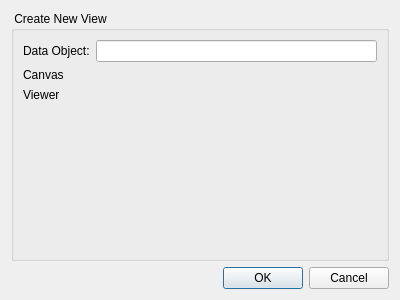
<?xml version="1.0" encoding="UTF-8"?>
<ui version="4.0">
 <class>NewViewDialog</class>
 <widget class="QDialog" name="NewViewDialog">
  <property name="geometry">
   <rect>
    <x>0</x>
    <y>0</y>
    <width>400</width>
    <height>300</height>
   </rect>
  </property>
  <property name="windowTitle">
   <string>Dialog</string>
  </property>
  <layout class="QVBoxLayout" name="verticalLayout">
   <item>
    <widget class="QGroupBox" name="groupBox">
     <property name="title">
      <string> Create New View </string>
     </property>
     <layout class="QGridLayout" name="gridLayout">
      <item row="1" column="1">
       <widget class="QWidget" name="widget" native="true"/>
      </item>
      <item row="2" column="1">
       <widget class="QWidget" name="widget_2" native="true"/>
      </item>
      <item row="0" column="0">
       <widget class="QLabel" name="label">
        <property name="text">
         <string>Data Object:</string>
        </property>
       </widget>
      </item>
      <item row="1" column="0">
       <widget class="QLabel" name="label_2">
        <property name="text">
         <string>Canvas</string>
        </property>
       </widget>
      </item>
      <item row="2" column="0">
       <widget class="QLabel" name="label_3">
        <property name="text">
         <string>Viewer</string>
        </property>
       </widget>
      </item>
      <item row="0" column="1">
       <widget class="QLineEdit" name="lineEdit"/>
      </item>
      <item row="3" column="0">
       <spacer name="verticalSpacer">
        <property name="orientation">
         <enum>Qt::Vertical</enum>
        </property>
        <property name="sizeHint" stdset="0">
         <size>
          <width>20</width>
          <height>40</height>
         </size>
        </property>
       </spacer>
      </item>
     </layout>
    </widget>
   </item>
   <item>
    <widget class="QDialogButtonBox" name="buttonBox">
     <property name="orientation">
      <enum>Qt::Horizontal</enum>
     </property>
     <property name="standardButtons">
      <set>QDialogButtonBox::Cancel|QDialogButtonBox::Ok</set>
     </property>
    </widget>
   </item>
  </layout>
 </widget>
 <resources/>
 <connections>
  <connection>
   <sender>buttonBox</sender>
   <signal>accepted()</signal>
   <receiver>NewViewDialog</receiver>
   <slot>accept()</slot>
   <hints>
    <hint type="sourcelabel">
     <x>248</x>
     <y>254</y>
    </hint>
    <hint type="destinationlabel">
     <x>157</x>
     <y>274</y>
    </hint>
   </hints>
  </connection>
  <connection>
   <sender>buttonBox</sender>
   <signal>rejected()</signal>
   <receiver>NewViewDialog</receiver>
   <slot>reject()</slot>
   <hints>
    <hint type="sourcelabel">
     <x>316</x>
     <y>260</y>
    </hint>
    <hint type="destinationlabel">
     <x>286</x>
     <y>274</y>
    </hint>
   </hints>
  </connection>
 </connections>
</ui>
